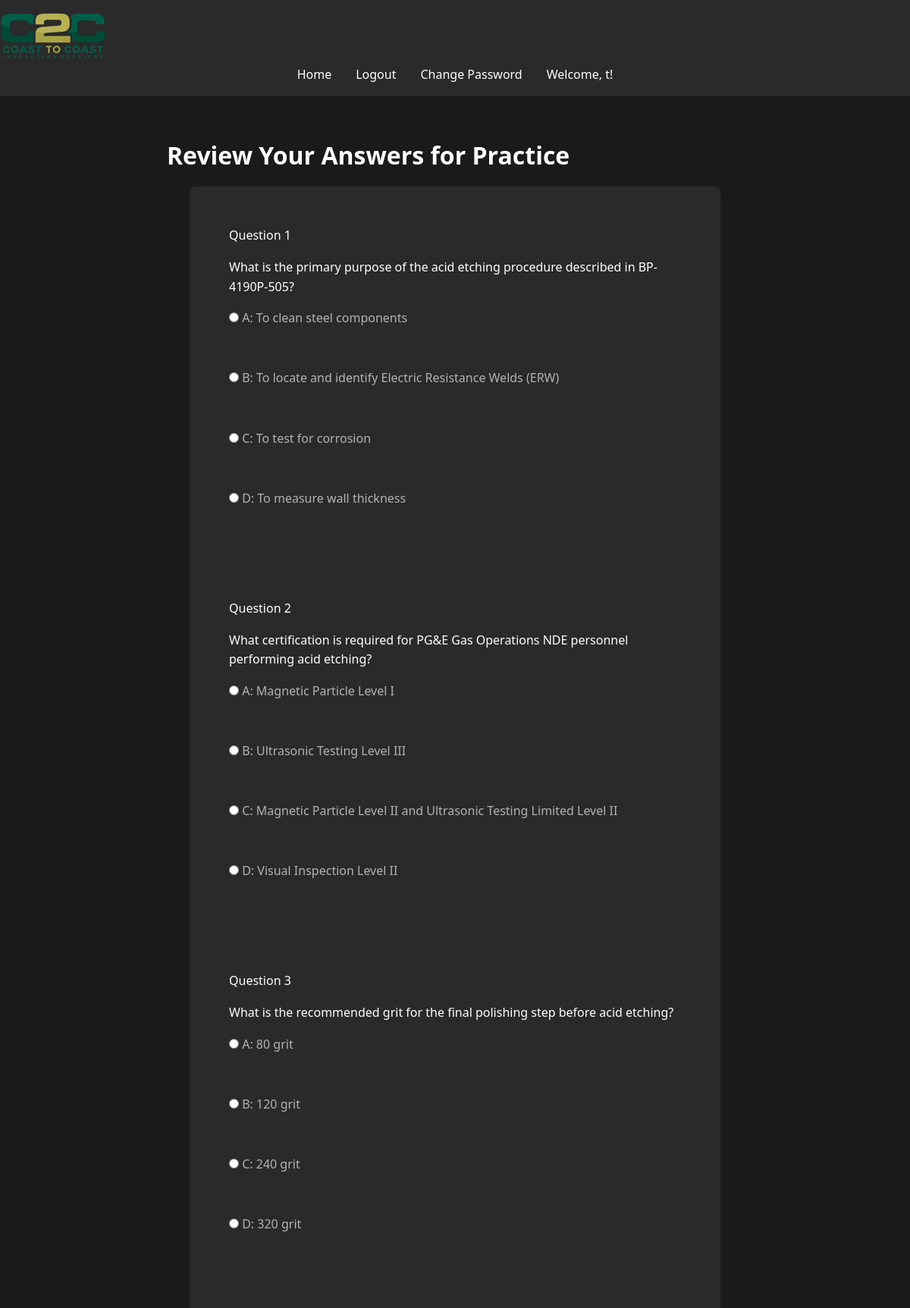
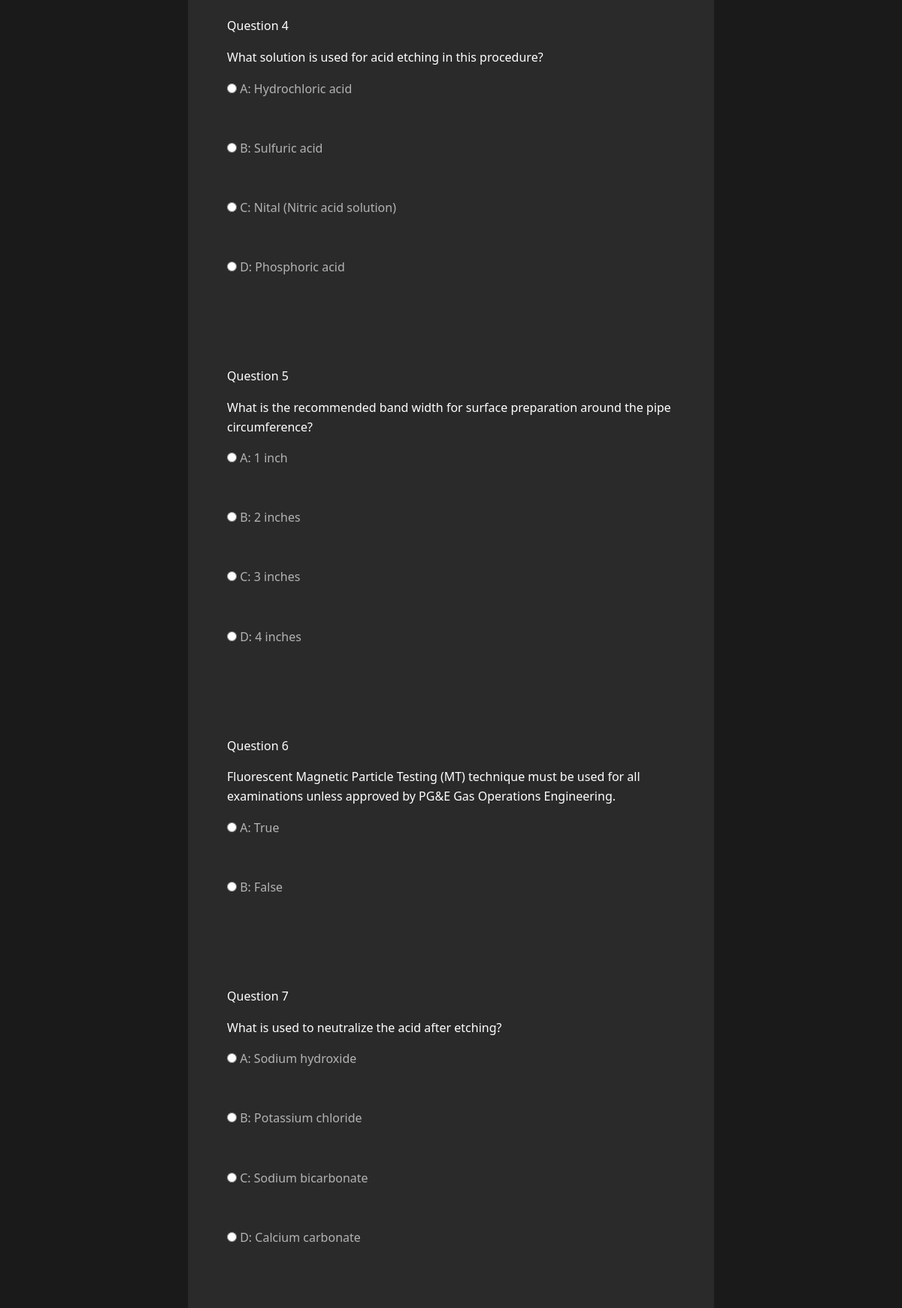
The page /review_exam/1 (signed in, upper part) on the database its author committed (2 pictures, top to bottom).
### models.py (models this page shows, shortened)
class User(UserMixin, db.Model):
    id = db.Column(db.Integer, primary_key=True)
    username = db.Column(db.String(80), unique=True, nullable=False)
    password = db.Column(db.String(120), nullable=False)
    is_admin = db.Column(db.Boolean, default=False)
    exam_results = db.relationship('ExamResult', back_populates='user', lazy=True, cascade="all, delete-orphan")
    accesses = db.relationship('ExamAccess', back_populates='user', lazy=True, cascade="all, delete-orphan")
    access_requests = db.relationship('ExamAccessRequest', back_populates='user', lazy=True, cascade="all, delete-orphan")

class Exam(db.Model):
    __tablename__ = 'exam'
    id = db.Column(db.Integer, primary_key=True)
    title = db.Column(db.String(100), nullable=False)
    question_count = db.Column(db.Integer, nullable=False, default=10)
    exam_results = relationship('ExamResult', back_populates='exam', cascade='all, delete-orphan')
    questions = relationship('Question', back_populates='exam', cascade='all, delete-orphan')
    accesses = db.relationship('ExamAccess', back_populates='exam', lazy=True, cascade="all, delete-orphan")
    access_requests = db.relationship('ExamAccessRequest', back_populates='exam', lazy=True, cascade="all, delete-orphan")

class Question(db.Model):
    __tablename__ = 'question'
    id = db.Column(db.Integer, primary_key=True)
    content = db.Column(db.String(500), nullable=False)
    option_a = db.Column(db.String(200), nullable=False)
    option_b = db.Column(db.String(200), nullable=False)
    option_c = db.Column(db.String(200), nullable=True)
    option_d = db.Column(db.String(200), nullable=True)
    correct_answer = db.Column(db.String(1), nullable=False)
    exam_id = db.Column(db.Integer, db.ForeignKey('exam.id'), nullable=False)
    exam = db.relationship('Exam', back_populates='questions')
    missed_questions = db.relationship('MissedQuestion', back_populates='question', lazy=True)

### app.py (the view)
@app.route('/review_exam/<int:exam_id>', methods=['GET', 'POST'])
@login_required
def review_exam(exam_id):
    exam = Exam.query.get_or_404(exam_id)
    answers = session.get('answers', {})
    if request.method == 'POST':
        return redirect(url_for('submit_exam', exam_id=exam_id))
    questions = exam.questions  # No need to call .all() since questions is already a list
    return render_template('review_exam.html', exam=exam, questions=questions, answers=answers)

### app.py (called while the page is built)
@app.before_request
def reset_session_on_navigation():
    exam_endpoints = ['take_exam', 'submit_exam']
    current_endpoint = request.endpoint
    if current_endpoint is None:
        return

@app.context_processor
def utility_processor():
    def format_pacific_time(utc_dt):
        pacific_time = utc_to_pacific(utc_dt)
        return pacific_time.strftime('%Y-%m-%d %I:%M:%S %p %Z')
    return dict(format_pacific_time=format_pacific_time)

@login_manager.user_loader
def load_user(user_id):
    return User.query.get(int(user_id))

@app.before_request
def manage_exam_session():
    if 'start_new_exam' in request.args:
        session.pop('answers', None)
        session.pop('current_index', None)
        session.pop('start_time', None)
    elif 'exam_submitted' in session and request.endpoint != 'exam_results':
        session.pop('answers', None)
        session.pop('current_index', None)
        session.pop('start_time', None)
        session.pop('exam_submitted', None)

### templates/review_exam.html (shortened to what this page needs)
{% extends "base.html" %}
{% block content %}
<div class="exam-container">
    <h1 class="exam-title">Review Your Answers for {{ exam.title }}</h1>
    <form method="POST" id="reviewForm" action="{{ url_for('submit_exam', exam_id=exam.id) }}">
        {% for question in questions %}
            <div class="question-card">
                <div class="question-number">Question {{ loop.index }}</div>
                <div class="question-text">{{ question.content }}</div>
                <div class="options">
                    {% for option in [('A', question.option_a), ('B', question.option_b),
                                      ('C', question.option_c), ('D', question.option_d)] %}
                        {% if option[1] %}
                            <label>
                                <input type="radio" name="answer_{{ question.id }}" value="{{ option[0] }}"
                                       {% if answers[question.id|string] == option[0] %}checked{% endif %}>
                                {{ option[0] }}: {{ option[1] }}
                            </label><br>
                        {% endif %}
                    {% endfor %}
                </div>
            </div>
        {% endfor %}
    </form>
</div>
{% endblock %}

### templates/base.html (shortened to what this page needs)
<!DOCTYPE html>
<html lang="en">
<head>
    <link rel="stylesheet" href="{{ url_for('static', filename='css/style.css') }}">
</head>
<body>
    <header>
        <nav class="navbar">
            <a class="navbar-brand" href="{{ url_for('home') }}">
                <img src="{{ url_for('static', filename='images/logo.png') }}" alt="Logo" class="logo">
            </a>
            <ul class="navbar-nav">
                <li><a href="{{ url_for('home') }}">Home</a></li>
                {% if current_user.is_authenticated %}
                    <li><a href="{{ url_for('logout') }}">Logout</a></li>
                    <li><a href="{{ url_for('change_password') }}">Change Password</a></li>
                    <li class="user-welcome">
                        <span>Welcome, {{ current_user.username }}!</span>
                    </li>
                {% else %}
                    <li><a href="{{ url_for('login') }}">Login</a></li>
                    <li><a href="{{ url_for('register') }}">Register</a></li>
                {% endif %}
            </ul>
        </nav>
    </header>
    <main>
        {% block content %}{% endblock %}
    </main>
</body>
</html>

### static/css/style.css (style rules this page uses)
:root { --bg-primary: #1a1a1a; --bg-secondary: #2a2a2a; --text-primary: #ffffff; --text-secondary: #b3b3b3; --accent-color: #87c787; --error-color: #cf6679; --success-color: #03dac6; }
* { box-sizing: border-box; margin: 0; padding: 0; }
body { font-family: 'Segoe UI', Tahoma, Geneva, Verdana, sans-serif; line-height: 1.6; color: var(--text-primary); background-color: var(--bg-primary); min-height: 100vh; display: flex; flex-direction: column; }
header { background-color: var(--bg-secondary); padding: 1rem 0; box-shadow: 0 2px 4px rgba(0,0,0,0.1); }
nav ul { display: flex; justify-content: center; align-items: center; height: 100%; list-style-type: none; margin: 0; padding: 0; }
nav ul li { margin: 0 1rem; }
nav ul li a { color: var(--text-primary); text-decoration: none; font-weight: 500; transition: color 0.3s ease; }
main { flex: 1; padding: 2rem; max-width: 1200px; margin: 0 auto; width: 100%; }
h1, h2, h3 { margin-bottom: 1rem; color: var(--text-primary); }
a { color: var(--accent-color); text-decoration: none; transition: color 0.3s ease; }
form { background-color: var(--bg-secondary); padding: 2rem; border-radius: 8px; max-width: 700px; margin: 0 auto; }
form div { margin-bottom: 1rem; }
label { display: block; margin-bottom: 0.5rem; color: var(--text-secondary); }

### templates/review_exam.html (style rules this page uses)
.exam-container { max-width: 800px; margin: 0 auto; padding: 20px; }
.question-card { background-color: #2b2a2a; border-radius: 8px; padding: 20px; margin-bottom: 20px; }
.options { display: grid; gap: 10px; margin-top: 15px; }

### rows shown on the page
User: username "t"
Exam: title "Practice"
Question: content "What is the primary purpose of the acid etching procedure described in BP-4190P-505?", id "☐ A: To clean steel components", option "A", option_a "To clean steel components", id "☐ B: To locate and identify Elec", correct_answer "B", option_b "To locate and identify Electric Resistance Welds (ERW)", id "☐ C: To test for corrosion", option "C", option_c "To test for corrosion", id "☐ D: To measure wall thickness", option "D", option_d "To measure wall thickness"
Question: content "What certification is required for PG&E Gas Operations NDE personnel performing acid etching?", id "☐ A: Magnetic Particle Level I", option "A", option_a "Magnetic Particle Level I", id "☐ B: Ultrasonic Testing Level II", option "B", option_b "Ultrasonic Testing Level III", id "☐ C: Magnetic Particle Level II", correct_answer "C", option_c "Magnetic Particle Level II and Ultrasonic Testing Limited Level II", id "☐ D: Visual Inspection Level II", option "D", option_d "Visual Inspection Level II"
Question: content "What is the recommended grit for the final polishing step before acid etching?", id "☐ A: 80 grit", option "A", option_a "80 grit", id "☐ B: 120 grit", option "B", option_b "120 grit", id "☐ C: 240 grit", option "C", option_c "240 grit", id "☐ D: 320 grit", correct_answer "D", option_d "320 grit"
Question: content "What solution is used for acid etching in this procedure?", id "☐ A: Hydrochloric acid", option "A", option_a "Hydrochloric acid", id "☐ B: Sulfuric acid", option "B", option_b "Sulfuric acid", id "☐ C: Nital (Nitric acid solution", correct_answer "C", option_c "Nital (Nitric acid solution)", id "☐ D: Phosphoric acid", option "D", option_d "Phosphoric acid"
Question: content "What is the recommended band width for surface preparation around the pipe circumference?", id "☐ A: 1 inch", option "A", option_a "1 inch", id "☐ B: 2 inches", correct_answer "B", option_b "2 inches", id "☐ C: 3 inches", option "C", option_c "3 inches", id "☐ D: 4 inches", option "D", option_d "4 inches"
Question: content "Fluorescent Magnetic Particle Testing (MT) technique must be used for all examinations unless approved by PG&E Gas Operations Engineering.", id "☐ A: True", option "A", option_a "True", id "☐ B: False", option "B", option_b "False"
Question: content "What is used to neutralize the acid after etching?", id "☐ A: Sodium hydroxide", option "A", option_a "Sodium hydroxide", id "☐ B: Potassium chloride", option "B", option_b "Potassium chloride", id "☐ C: Sodium bicarbonate", correct_answer "C", option_c "Sodium bicarbonate", id "☐ D: Calcium carbonate", option "D", option_d "Calcium carbonate"
